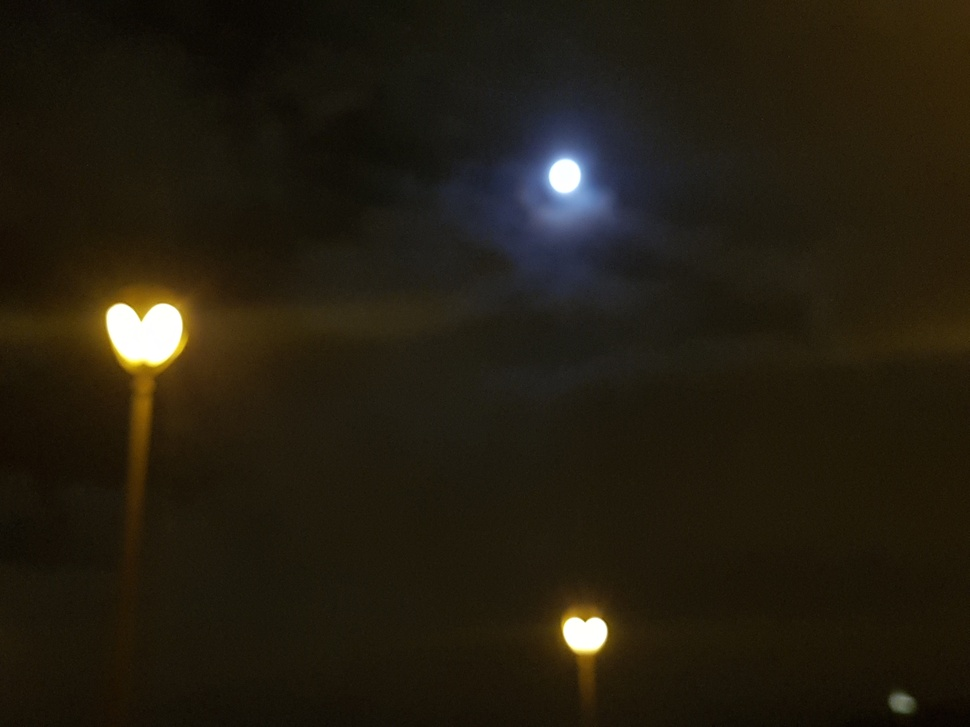
#> input picture OpenCV/OpenCV_Practice/heart.jpg, 970 x 727 px, shrunk from 4032 x 3024 before the run
$ jupyter execute ROI.ipynb
#> lines starting #> are read from the running program, lines starting #| are printed output that depends on the picture; after the words box and inside, x2 and y2 are one past the last pixel; in counts of white or black regions, pixels touching at a corner belong together
# ROI ( Region Of Interest)

[cell 1]
import cv2
import numpy as np

[cell 2]
img = cv2.imread('heart.jpg')# 파일위치\파일이름.파일확장자
#> img is the input picture: shape (727, 970, 3); mean B, G, R 16.7, 29.4, 35.6

[cell 3]
x = 500
y = 300
w = 200
h = 100# roi 좌표

roi = img[ y : y+h , x : x+w ]# roi 구역
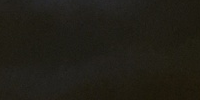
#> roi: shape (100, 200, 3); mean B, G, R 22.5, 29.8, 32.2

print(roi.shape)
#| (100, 200, 3)
cv2.rectangle(roi, (0,0), (h-1, w-1), (0,255,0))# roi 구역에 사각형 그려서 표시
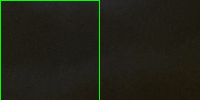
#> roi: shape (100, 200, 3); 1.49% of pixels changed, all inside (x1, y1, x2, y2) = (0, 0, 100, 100)
cv2.imshow("img", img)# img 출력
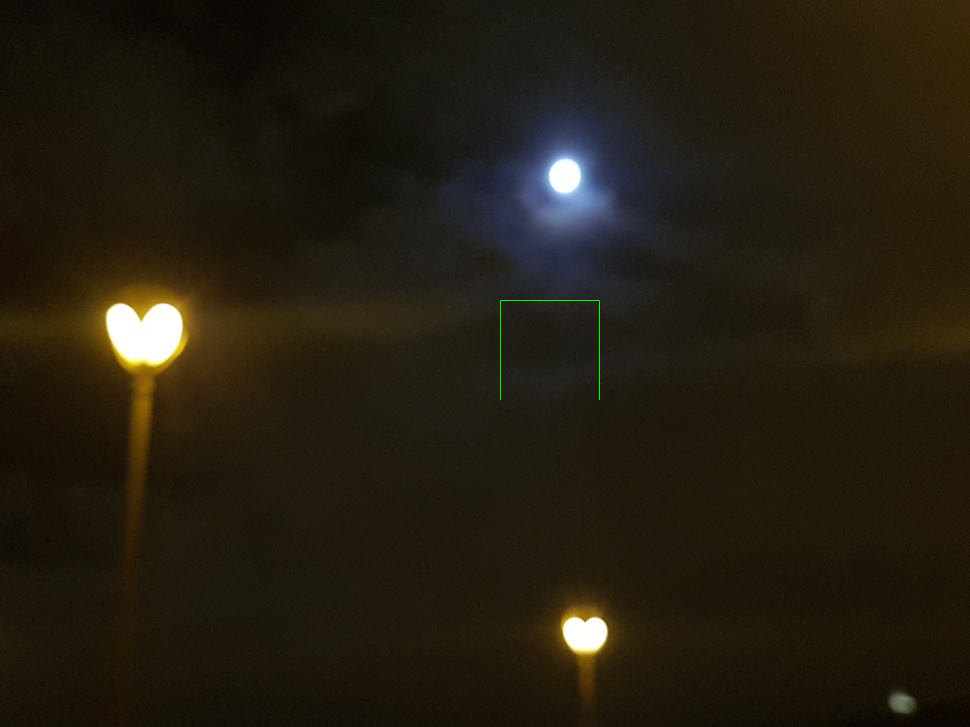
#> window 'img': shape (727, 970, 3); mean B, G, R 16.7, 29.5, 35.6

#key = cv2.waitKey(0)
#print(key)
#cv2.destroyAllWindows()

cv2.imshow('img', img)
cv2.waitKey(0)
cv2.destroyAllWindows()
